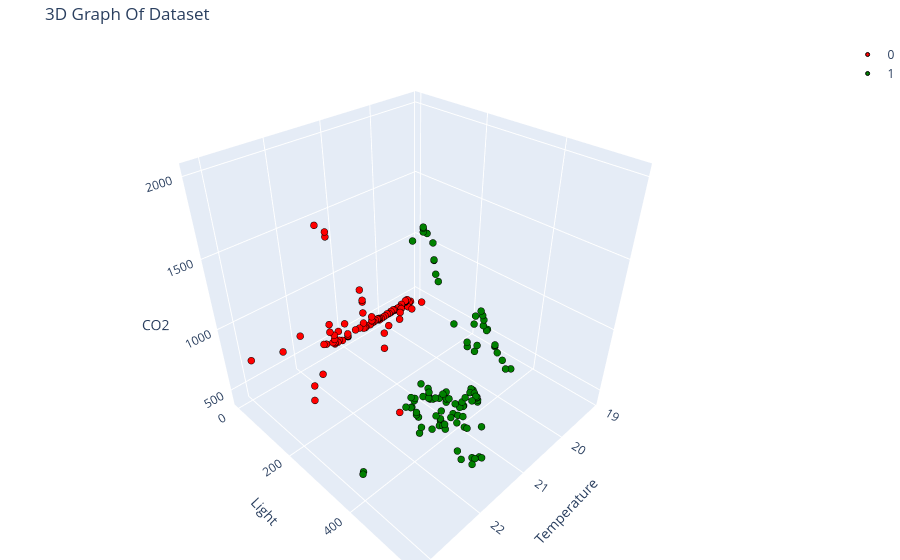
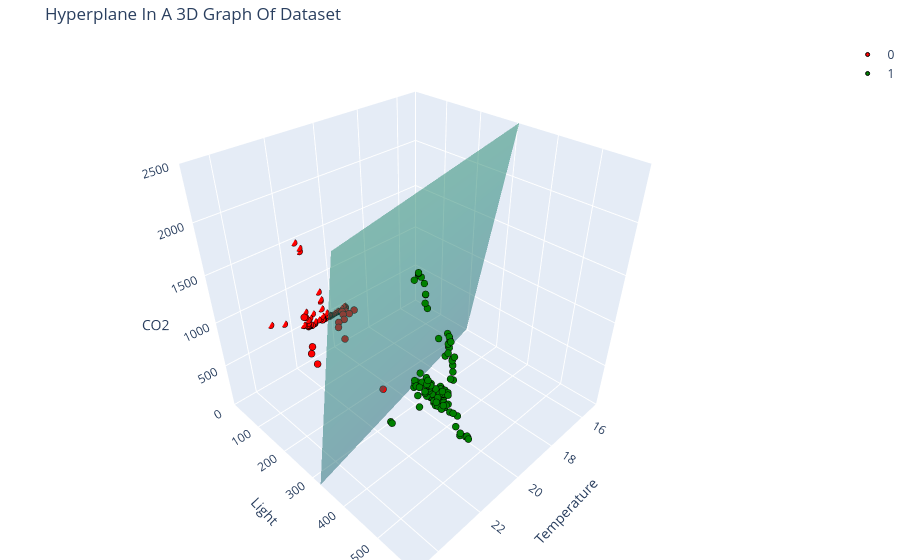

The notebook cell these images were saved under, in order:
### Markdown cell above
# Perceptron

### Code cell
import numpy as np
import pandas as pd
import matplotlib.pyplot as plt
import plotly.graph_objects as go
from sklearn.model_selection import train_test_split
from sklearn.metrics import accuracy_score

df = pd.read_csv('perceptron_dataset.csv')
X = df[['Temperature', 'Light', 'CO2']].values
y = df['Occupancy'].values

X_train, X_test, y_train, y_test = train_test_split(
    X, y, test_size=0.20, stratify=y, random_state=256
)

fig_int1 = go.Figure()
fig_int1.add_trace(go.Scatter3d(
    x=X[y==0, 0], y=X[y==0, 1], z=X[y==0, 2], 
    mode='markers', 
    marker=dict(color='red', size=4, line=dict(color='black', width=1)), 
    name='0'
))
fig_int1.add_trace(go.Scatter3d(
    x=X[y==1, 0], y=X[y==1, 1], z=X[y==1, 2], 
    mode='markers', 
    marker=dict(color='green', size=4, line=dict(color='black', width=1)), 
    name='1'
))
fig_int1.update_layout(
    scene=dict(
        xaxis=dict(title='Temperature', dtick=1),
        yaxis=dict(title='Light', dtick=200),
        zaxis=dict(title='CO2', dtick=500)
    ),
    title="3D Graph Of Dataset", 
    margin=dict(l=0, r=0, b=0, t=40)
)
fig_int1.show()

class Perceptron:
    def __init__(self, learning_rate=0.01, epochs=10000):
        self.lr = learning_rate
        self.epochs = epochs
        self.weights = None
        self.bias = None
        self.errors = []

    def activation(self, x):
        return 1 if x >= 0 else 0

    def predict(self, X):
        linear_output = np.dot(X, self.weights) + self.bias
        return np.where(linear_output >= 0, 1, 0)

    def train(self, X, y):
        n_features = X.shape[1]
        self.weights = np.zeros(n_features)
        self.bias = 0
        for epoch in range(self.epochs):
            total_error = 0
            for idx, x_i in enumerate(X):
                prediction = self.activation(np.dot(x_i, self.weights) + self.bias)
                update = self.lr * (y[idx] - prediction)
                self.weights += update * x_i
                self.bias += update
                if update != 0:
                    total_error += 1
            self.errors.append(total_error)
            if total_error == 0:
                break
        return self.weights, self.bias

model = Perceptron(learning_rate=0.01, epochs=10000)
weights, bias = model.train(X_train, y_train)

print(f"Learner weights: {weights}")
print(f"Learner bias: {bias}")

plt.figure(figsize=(10, 5))
plt.plot(range(1, len(model.errors) + 1), model.errors, color='blue', linewidth=1.5, marker='o', markersize=4)
plt.title('Error Convergence')
plt.xlabel('Epoch')
plt.ylabel('Error Count')
plt.grid(False)
plt.tick_params(axis='both', direction='in')
plt.show()

y_pred = model.predict(X_test)
correct_count = np.sum(y_pred == y_test)
wrong_count = len(y_test) - correct_count
accuracy_val = accuracy_score(y_test, y_pred)

fig_tab, ax_tab = plt.subplots(figsize=(6, 2))
ax_tab.axis('tight')
ax_tab.axis('off')

table_data = [
    ['Dataset size', len(y_test)],
    ['Correct', f"{correct_count}  |  {accuracy_val*100:.0f}%"],
    ['Wrong', f"{wrong_count}  |  {(1-accuracy_val)*100:.0f}%"]
]

table = ax_tab.table(cellText=table_data, cellLoc='center', loc='center')
table.scale(1, 2)
plt.title("Evaluation Table")
plt.show()

x_grid = np.linspace(15, 25, 20)
y_grid = np.linspace(0, 600, 20)
xx, yy = np.meshgrid(x_grid, y_grid)

fig_int2 = go.Figure()
fig_int2.add_trace(go.Scatter3d(
    x=X[y==0, 0], y=X[y==0, 1], z=X[y==0, 2], 
    mode='markers', 
    marker=dict(color='red', size=4, line=dict(color='black', width=1)), 
    name='0'
))
fig_int2.add_trace(go.Scatter3d(
    x=X[y==1, 0], y=X[y==1, 1], z=X[y==1, 2], 
    mode='markers', 
    marker=dict(color='green', size=4, line=dict(color='black', width=1)), 
    name='1'
))

if weights[2] != 0:
    zz_plane = -(weights[0] * xx + weights[1] * yy + bias) / weights[2]
    fig_int2.add_trace(go.Surface(
        x=xx, y=yy, z=zz_plane, 
        colorscale='Viridis', opacity=0.5, showscale=False, name='Hyperplane'
    ))

fig_int2.update_layout(
    scene=dict(
        xaxis=dict(title='Temperature', range=[15, 25]),
        yaxis=dict(title='Light', range=[0, 600]),
        zaxis=dict(title='CO2', range=[0, 2500])
    ),
    title="Hyperplane In A 3D Graph Of Dataset",
    margin=dict(l=0, r=0, b=0, t=40)
)
fig_int2.show()
